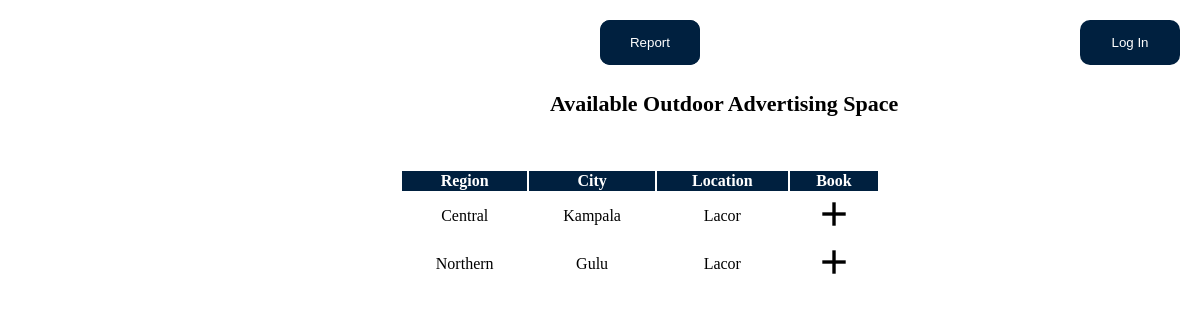
The page / on the database its author committed.
### tables this page shows
CREATE TABLE IF NOT EXISTS `spaces` (
  `spaceId` varchar(25) NOT NULL,
  `region` varchar(25) NOT NULL,
  `city` varchar(25) NOT NULL,
  `location` varchar(25) NOT NULL,
  PRIMARY KEY (`spaceId`)
);

### index.php (the view, shortened to what this page needs)
<?php
include 'major.php';
$sql = "SELECT * from spaces";
$result=$conn->prepare($sql);
$result->execute();
?>
<!DOCTYPE html>
<html lang="en">
<head>
    <link rel="stylesheet" href="admin.css">
</head>
<body>
    <h3 id="User">Available Outdoor Advertising Space</h3>
    <table>
        <th>Region</th>
        <th>City</th>
        <th>Location</th>
        <th>Book</th>
        <?php while ($item=$result->fetch(PDO::FETCH_ASSOC)) { ?>
        <tr>
            <td>
                <?php echo $item['region']; ?>
            </td>
            <td>
                <?php echo $item['city']; ?>
            </td>
            <td>
                <?php echo $item['location']; ?>
            </td>
            <td><a href="major.php?spaceId=<?php echo $item['spaceId']; ?>"><img src="add.png"></a></td>
        </tr>
        <?php } ?>
    </table>
    <a href="report.php"><input type="submit" value="Report" id="userBox1"></a>
    <?php
    if (isset($_SESSION['username'])) {
        ?>
    <a href="out.php"><input type="button" value="Log Out" id="userBox0"></a>
    <?php }else {?>
    <a href="signin.php"><input type="button" value="Log In" id="userBox0"></a>
    <?php }?>
</body>
</html>

### admin.css (style rules this page uses)
h3 { position: absolute; width: 198px; height: 27px; left: 621px; top: 68px; font-weight: 700; font-size: 22px; line-height: 27px; }
#userBox1 { position: absolute; width: 100px; height: 45px; top: 20px; border: none; background: #00203F; border-radius: 10px; color: white; left: 50%; }
#userBox0 { position: absolute; width: 100px; height: 45px; top: 20px; border: none; background: #00203F; border-radius: 10px; color: white; left: 90%; }
#User { position: absolute; width: 400px; left: 550px; height: 27px; top: 68px; font-weight: 700; font-size: 22px; line-height: 27px; }
table { position: absolute; height: 45px; left: 400px; top: 169px; width: 40%; }
th { background-color: #00203F; color: white; }
td { text-align: center; }
img { width: 40px; height: 40px; }

### rows shown on the page
spaces: region "Central", city "Kampala", location "Lacor"
spaces: region "Northern", city "Gulu", location "Lacor"
